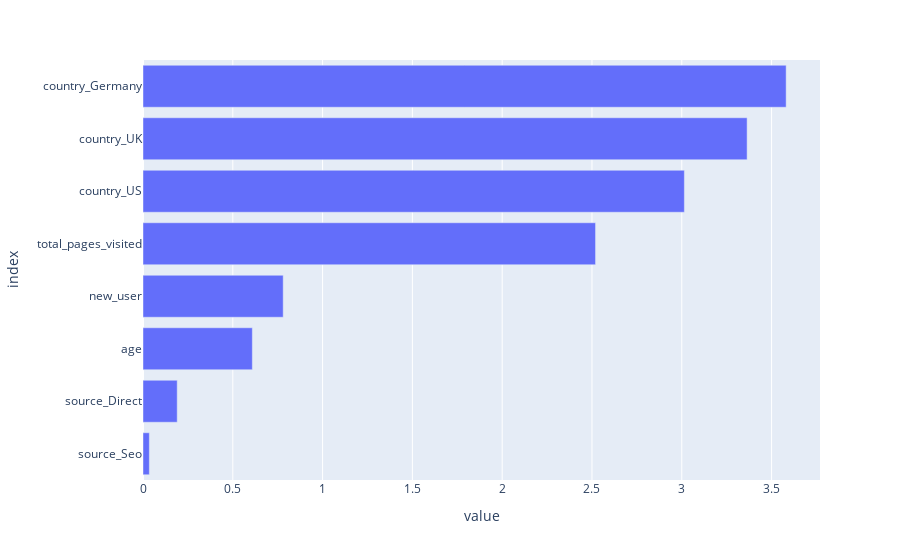

The notebook cell this image was saved under:
### Markdown cell above
## Analyse des coefficients

### Code cell
column_names = []
for name, transformer, features_list in preprocessor.transformers_: # loop over pipelines
    if transformer == "drop" or transformer == "passthrough":
        continue  # ignore non-transformer entries
    if name == "num": # if pipeline is for numeric variables
        features = features_list # just get the names of columns to which it has been applied
    else: # if pipeline is for categorical variables
        encoder = transformer.named_steps["encoder"]
        features = encoder.get_feature_names_out(features_list)
    column_names.extend(features) # concatenate features names

# On récupère les coefficients de chaque régression logistique à l’intérieur
coefs = np.array([est.coef_.flatten() for est in grid_search.best_estimator_])

# Moyenne des coefficients
mean_coefs = coefs.mean(axis=0)

# Create a pandas DataFrame
coefs = pd.DataFrame(index = column_names, data = mean_coefs, columns=["coefficients"])

# Compute abs() and sort values
feature_importance = abs(coefs).sort_values(by = "coefficients")
# Plot coefficients
fig = px.bar(feature_importance, orientation = "h")
fig.update_layout(showlegend = False, 
                  margin = {"l": 120} # to avoid cropping of column names
                 )
fig.show()

### Figure 1 — Plotly figure (JSON) as saved in the notebook; plotly's stock layout.template omitted (floating-point values rounded to 4 significant figures)
{"data": [{"hovertemplate": "variable=coefficients<br>value=%{x}<br>index=%{y}<extra></extra>", "legendgroup": "coefficients", "marker": {"color": "#636efa", "pattern": {"shape": ""}}, "name": "coefficients", "orientation": "h", "showlegend": true, "textposition": "auto", "type": "bar", "x": [0.03529, 0.1905, 0.6088, 0.7807, 2.52, 3.014, 3.364, 3.581], "xaxis": "x", "y": ["source_Seo", "source_Direct", "age", "new_user", "total_pages_visited", "country_US", "country_UK", "country_Germany"], "yaxis": "y"}], "layout": {"barmode": "relative", "legend": {"title": {"text": "variable"}, "tracegroupgap": 0}, "margin": {"l": 120, "t": 60}, "showlegend": false, "xaxis": {"anchor": "y", "domain": [0, 1], "title": {"text": "value"}}, "yaxis": {"anchor": "x", "domain": [0, 1], "title": {"text": "index"}}}}
